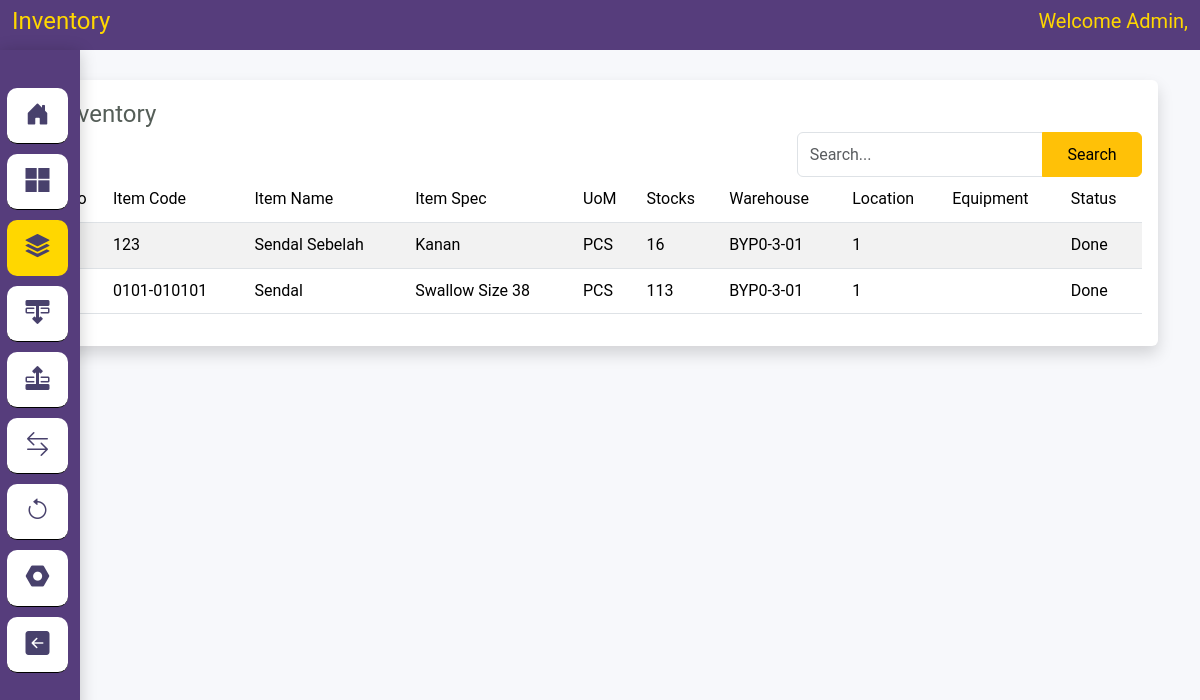
The app's page /index.php/inventory with its own data.
### tables this page shows
CREATE TABLE `inventory` (
  `id` int(11) NOT NULL,
  `item_code` varchar(50) NOT NULL,
  `location` varchar(200) NOT NULL,
  `stocks` int(11) NOT NULL,
  `warehouse_code` varchar(50) NOT NULL,
  `equipment` varchar(200) NOT NULL,
  `status` varchar(50) NOT NULL
);

CREATE TABLE `items` (
  `item_code` varchar(50) NOT NULL,
  `name` varchar(200) NOT NULL,
  `specification` varchar(200) NOT NULL,
  `uom` varchar(50) NOT NULL,
  `remarks` text DEFAULT NULL,
  `image` varchar(100) DEFAULT NULL
);

CREATE TABLE `warehouse` (
  `warehouse_code` varchar(100) NOT NULL,
  `warehouse_name` varchar(200) NOT NULL
);

### application/controllers/Inventory.php (called while the page is built, shortened)
<?php
class Inventory extends CI_Controller
{
    public function index()
    {
        if ($this->input->post('search')) {
            $data['keyword'] = $this->input->post('keyword');
            $this->session->set_userdata('keyword_inventory', $data['keyword']);
        } else {
            $data['keyword'] = $this->session->userdata('keyword_inventory');;
        }
        $this->db->select('*');
        $this->db->from('inventory');
        $this->db->join('items', 'inventory.item_code = items.item_code');
        $this->db->join('warehouse', 'inventory.warehouse_code = warehouse.warehouse_code');
        $this->db->like('inventory.item_code', $data['keyword'])->or_like('warehouse.warehouse_code', $data['keyword'])->or_like('items.name', $data['keyword'])->or_like('items.specification', $data['keyword'])
        ->or_like('items.uom', $data['keyword'])->or_like('inventory.location', $data['keyword'])->or_like('inventory.equipment', $data['keyword']);;
        $config['total_rows'] = $this->db->count_all_results();
        $data['total_rows'] = $config['total_rows'];
        $config['per_page'] = 10;
        $data['judul'] = 'Inventory';
        $data['start'] = $this->uri->segment(3);
        $this->db->select('*');
        $this->db->from('inventory');
        $this->db->join('items', 'inventory.item_code = items.item_code');
        $this->db->join('warehouse', 'inventory.warehouse_code = warehouse.warehouse_code');
        $this->db->like('inventory.item_code', $data['keyword'])->or_like('warehouse.warehouse_code', $data['keyword'])->or_like('items.name', $data['keyword'])->or_like('items.specification', $data['keyword'])
        ->or_like('items.uom', $data['keyword'])->or_like('inventory.location', $data['keyword'])->or_like('inventory.equipment', $data['keyword']);;
        $this->db->limit($config['per_page'], $data['start']);
        $data['stock'] = $this->db->get()->result();
        $this->load->view('template/header', $data);
        $this->load->view('inventory/index', $data);
    }
}

### index.php (called while the page is built, shortened)
<?php
require_once BASEPATH.'core/CodeIgniter.php';

### application/views/inventory/index.php (the view, shortened to what this page needs)
<div class="container" style="margin-top: 80px;">
    <div class="cards shadow p-3 mb-5 bg-white rounded" style="max-width:100%">
        <h4 class="card-title">Inventory</h4>
        <div class="row">
            <div class="col">
            </div>
            <div class="col-md-4">
                <form action="<?= base_url() . 'inventory' ?>" method="POST" autocomplete="off">
                    <div class="input-group">
                        <input type="text submit" class="form-control" id="keyword" name="keyword"
                            value="<?= $this->session->userdata('keyword_inventory') ?>" placeholder="Search...">
                        <input type="submit" class="btn btn-warning" style="height:45px; font-size:medium;"
                            name="search" value="Search">
                    </div>
                </form>
            </div>
        </div>
        <div class="card-body">
            <div class="">
                <div class="row">
                    <div class="col table-responsive">
                        <table id="warehouse" class="table table-striped table-hover">
                            <thead class="text-primary">
                                <tr>
                                    <th>No</th>
                                    <th>Item Code</th>
                                    <th>Item Name</th>
                                    <th>Item Spec</th>
                                    <th>UoM</th>
                                    <th>Stocks</th>
                                    <th>Warehouse</th>
                                    <th>Location</th>
                                    <th>Equipment</th>
                                    <th>Status</th>
                                </tr>
                            </thead>
                            <tbody>
                                <?php
                                    $i = 1;
                                    foreach ($stock as $data) {
                                ?>
                                <?php if (strtolower($data->status) != '1') { ?>
                                <tr style="background-color: red;" id="id-<?= $i ?>">
                                    <?php ;} else { ?>
                                <tr id="id-<?= $i ?>">
                                    <?php ;} ?>
                                    <td> <?= $i ?></td>
                                    <td><?= $data->item_code ?></td>
                                    <td><?= $data->name ?></td>
                                    <td><?= $data->specification ?></td>
                                    <td><?= $data->uom ?></td>
                                    <td><?= $data->stocks ?></td>
                                    <td><?= $data->warehouse_code ?></td>
                                    <td><?= $data->location ?></td>
                                    <td><?= $data->equipment ?></td>
                                    <td>
                                        <?php if (strtolower($data->status) == '1') { ?>
                                        <span class="material-symbols-outlined">Done</span>
                                        <?php } else { ?>
                                        <span class="material-symbols-outlined">Close</span>
                                        <?php }; ?>
                                    </td>
                                </tr>
                    </div>
                </div>
                <?php
                            $i++;
                            }
                        ?>
            </div>
        </div>
</body>
</html>

### assets/css/dashboard.css (style rules this page uses)
* { margin: 0; padding: 0; }

### assets/css/login.css (style rules this page uses)
body { font-family: "Poppins", Arial, Helvetica, sans-serif; background-color: #f7f8fb; color: #fff; }
.btn { width: 100px; }

### assets/css/custom.css (style rules this page uses)
body, html { line-height: 1.8; font-family: "Roboto", sans-serif; color: #555e58; text-transform: capitalize; text-rendering: optimizeLegibility !important; -webkit-font-smoothing: antialiased !important; font-weight: 400; margin: 0px; padding: 0px; }
h1, h2, h3, h4, h5, h6, .h1, .h2, .h3, .h4 { font-weight: 400; line-height: 1.5em; }
.table > thead > tr > th { border-bottom-width: 1px; font-size: 16px; font-weight: 400; }

### records on screen
inventory: items.item_code "123", items.name "Sendal Sebelah", items.specification "Kanan", items.uom "PCS", stocks "16", warehouse.warehouse_code "BYP0-3-01", location "1", status "Done"
inventory: items.item_code "0101-010101", items.name "Sendal", items.specification "Swallow Size 38", items.uom "PCS", stocks "113", warehouse.warehouse_code "BYP0-3-01", location "1", status "Done"

### other values on screen
$judul "Inventory"
